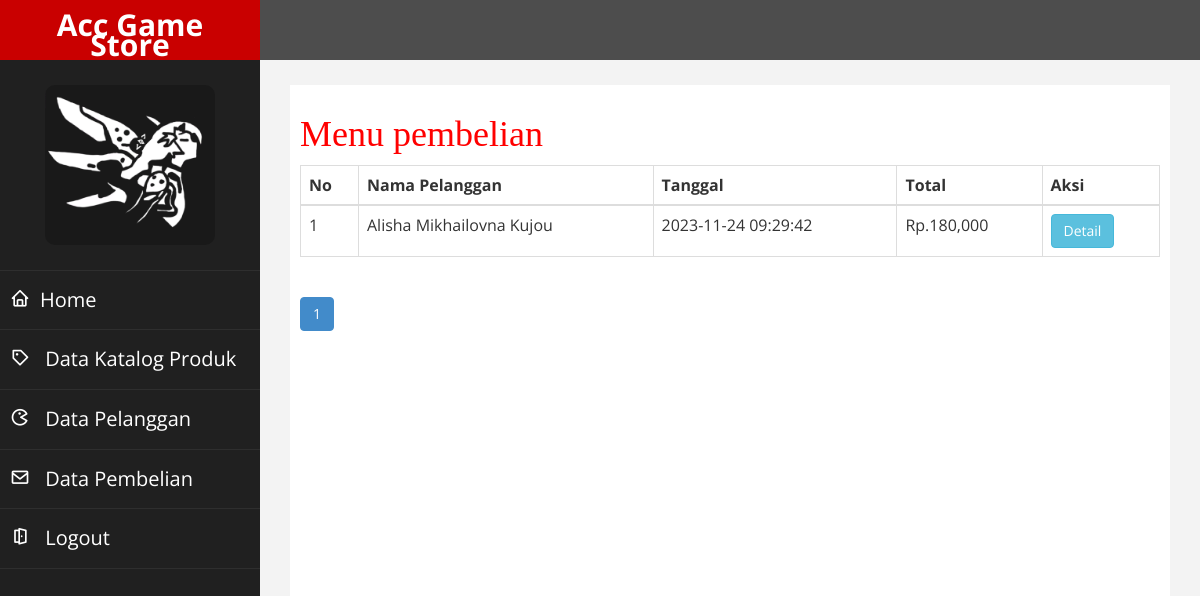
Screenshot of /Admin/Pembelian.php with the database file from the repository.
### tables this page shows
CREATE TABLE `pembelian` (
  `id_pembelian` int(11) NOT NULL,
  `id_pelanggan` int(225) NOT NULL,
  `waktu_pembelian` timestamp NULL DEFAULT NULL,
  `total_pembelian` int(225) NOT NULL,
  `id_metode` int(11) NOT NULL,
  `nama_metode` varchar(225) NOT NULL,
  `totalbiayametode` int(11) NOT NULL
);

CREATE TABLE `pelanggan` (
  `id_pelanggan` int(11) NOT NULL,
  `email_pelanggan` varchar(225) NOT NULL,
  `password_pelanggan` varchar(225) NOT NULL,
  `nama_pelanggan` varchar(225) NOT NULL,
  `telpon_pelanggan` varchar(225) NOT NULL
);

### Admin/Pembelian.php (the view, shortened to what this page needs)
<link href='Admin.css' rel='stylesheet' type='text/css' />
<!DOCTYPE html>
<html xmlns="http://www.w3.org/1999/xhtml">
<head>
    <link href="assets/css/bootstrap.css" rel="stylesheet" />
    <link href="assets/css/font-awesome.css" rel="stylesheet" />
    <link href="assets/js/morris/morris-0.4.3.min.css" rel="stylesheet" />
    <link href="assets/css/custom.css" rel="stylesheet" />
   <link href='https://unpkg.com/boxicons@2.1.4/css/boxicons.min.css' rel='stylesheet'>
   <link href='Admin.css' rel='stylesheet' type='text/css' />
</head>
<body>
    <div id="wrapper">
        <nav class="navbar navbar-default navbar-cls-top " role="navigation" style="margin-bottom: 0">
            <div class="navbar-header">
                <a class="navbar-brand" href="index.html">Acc Game Store</a>
            </div>
        </nav>
                <nav class="navbar-default navbar-side" role="navigation">
            <div class="sidebar-collapse">
                <ul class="nav" id="main-menu">
				<li class="text-center">
                    <img src="assets/img/replicate-prediction-rqrgctjbspg4hapusokktikpiu.png" class="user-image img-responsive"/>
					</li>
                    <li><a href="index.php" style='font-size:20px;'><i class='bx bx-home' ></i>Home</a></li>
                    <li><a href="katalog.php" style='font-size:20px;'><i class="bx bx-purchase-tag" ></i> Data Katalog Produk</a></li>
                    <li><a href="pelanggan.php"  style='font-size:20px;'><i class="bx bx-game"></i> Data Pelanggan</a></li>
                    <li><a href="pembelian.php" style='font-size:20px;'><i class="bx bx-envelope"></i> Data Pembelian</a></li>
                    <li><a href="index.php?halaman=logout" style='font-size:20px;' onclick="return confirm('Anda Yakin ?');"><i class="bx bx-door-open"></i> Logout</a></li>
                </ul>
            </div>
        </nav>
        <div id="page-wrapper" >
            <div id="page-inner">
            <h1>Menu pembelian</h1>
<table class="table table-bordered">
    <thead>
        <tr>
            <th>No</th>
            <th>Nama Pelanggan</th>
            <th>Tanggal</th>
            <th>Total</th>
            <th>Aksi</th>
        </tr>
    </thead>
    <tbody>
    <?php
         $koneksi = new mysqli("localhost","root","","accgamestore");
         $batas = 5;
         $halaman = (int) @$_GET['halaman'];
         if(empty($halaman)){
         $posisi     = 0;
         $halaman    = 1;
         }
         else{
         $posisi = ($halaman-1) * $batas;
         }
         $ambildata = mysqli_query($koneksi, "SELECT * FROM pembelian JOIN pelanggan ON pembelian.
         id_pelanggan=pelanggan.id_pelanggan limit $posisi,$batas");
         ?>
        <?php $nomor=1; ?>
        <?php while($pecah = mysqli_fetch_array($ambildata)){ ?>
      <tr>
        <td><?php echo $nomor; ?></td>
        <td><?php echo $pecah['nama_pelanggan']; ?></td>
        <td><?php echo $pecah['waktu_pembelian']; ?></td>
        <td>Rp.<?php echo number_format($pecah['total_pembelian']); ?></td>
        <td>
            <a href="index.php?halaman=detail&id=<?php echo $pecah['id_pembelian']; ?>" class="btn btn-info">Detail</a>
        </td>
      </tr>
      <?php $nomor++; ?>
      <?php } ?>
    </tbody>
</table>
<?php
                $query2 = mysqli_query($koneksi, "SELECT * FROM pembelian JOIN pelanggan ON pembelian.
                id_pelanggan=pelanggan.id_pelanggan");
                $jumlahdata = mysqli_num_rows($query2);
                $jumlahhalaman = ceil($jumlahdata/$batas);
            ?>
 <nav>
                <ul class="pagination justify-content-center">
                    <?php
                        for($i=1;$i<=$jumlahhalaman;$i++) {
                            if ($i != $halaman) {
                                echo "<li class='page-item'><a class='page-link' href='pembelian.php?halaman=$i'>$i</a></li>";
                            }
                            else {
                                echo "<li class='page-item active'><a class='page-link' href='#'>$i</a></li>";
                            }
                        }
                    ?>
                </ul>
            </nav>
            </div>
            </div>
        </div>
</body>
</html>

### Admin/Admin.css (style rules this page uses)
h1 { color: red; font-family: 'Times New Roman', Times, serif; }

### Admin/assets/css/custom.css (style rules this page uses)
body { font-family: 'Open Sans', sans-serif; }
#wrapper { width: 100%; background:#202020; }
#page-wrapper { padding: 15px 15px; min-height: 600px; background:#F3F3F3; }
#page-inner { width:100%; margin:10px 20px 10px 0px; background-color:#fff!important; padding:10px; min-height:1200px; }
.text-center { text-align:center; }
.user-image { margin: 25px auto; -webkit-border-radius: 10px; -moz-border-radius: 10px; border-radius: 10px; max-height:170px; max-width:170px; }
.navbar-cls-top .navbar-brand { color: #fff; background: #C90000; width: 260px; text-align: center; height: 60px; font-size: 30px; font-weight: 700; }
.sidebar-collapse , .sidebar-collapse .nav { background:none; }
.sidebar-collapse .nav { padding:0; }
.sidebar-collapse .nav > li > a { color:#fff; background:#202020; text-shadow:none; }
.sidebar-collapse > .nav > li > a { padding:15px 10px; }
.sidebar-collapse > .nav > li { border-bottom: 1px solid rgba(107, 108, 109, 0.19); }
.navbar-side { border:none; background-color: #202020; }
.navbar-cls-top { background:#4D4D4D; border-bottom:none; }
.navbar-default { border:0px solid black; }
.navbar-header { background: #A70303; }
.nav > li > a > i { margin-right:10px; }
@media (min-width:768px) { #page-wrapper { margin: 0 0 0 260px; padding: 15px 30px; min-height: 1200px; } }
@media (min-width:768px) { .navbar-side { z-index: 1; position: absolute; width: 260px; } }
@media (min-width:768px) { .navbar { border-radius: 0px; } }

### rows the page displays
pembelian: id_pelanggan.nama_pelanggan "Alisha Mikhailovna Kujou", waktu_pembelian "2023-11-24 09:29:42", total_pembelian "180,000"
